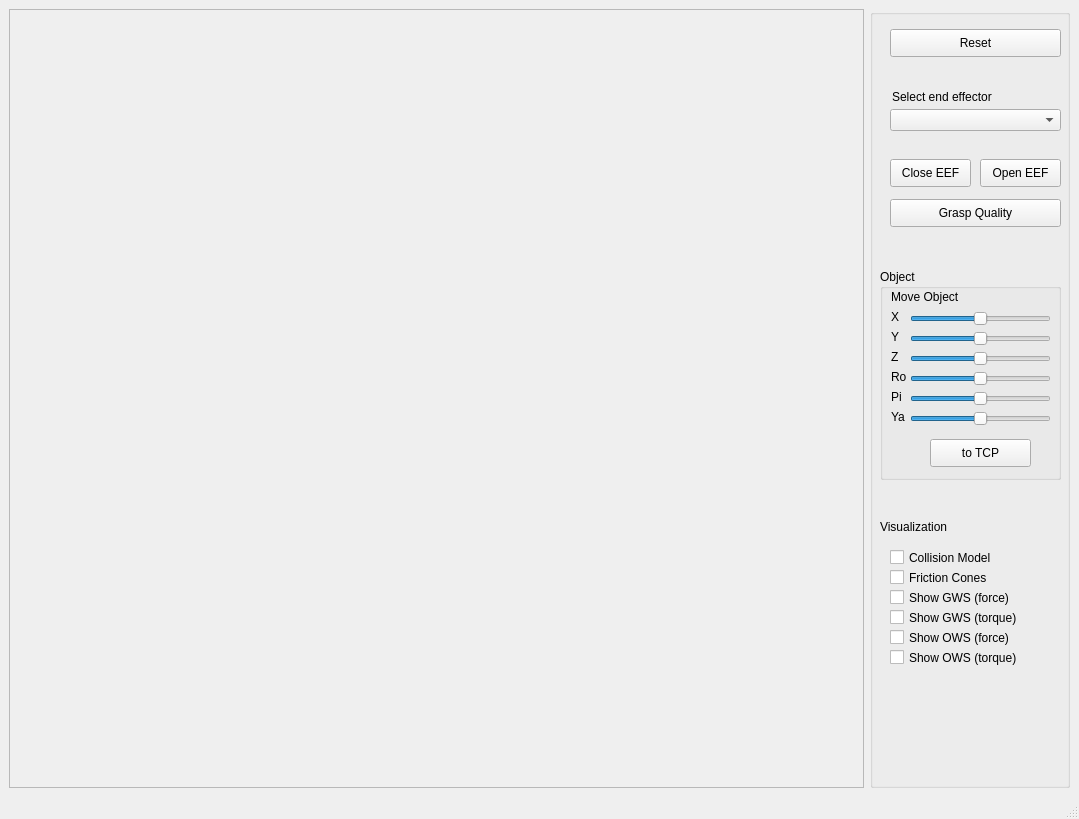
<?xml version="1.0" encoding="UTF-8"?>
<ui version="4.0">
 <class>MainWindowGraspQuality</class>
 <widget class="QMainWindow" name="MainWindowGraspQuality">
  <property name="geometry">
   <rect>
    <x>0</x>
    <y>0</y>
    <width>1079</width>
    <height>819</height>
   </rect>
  </property>
  <property name="windowTitle">
   <string>GraspStudio - GraspQuality</string>
  </property>
  <widget class="QWidget" name="centralwidget">
   <layout class="QGridLayout" name="gridLayout">
    <item row="0" column="0">
     <widget class="QFrame" name="frameViewer">
      <property name="frameShape">
       <enum>QFrame::StyledPanel</enum>
      </property>
      <property name="frameShadow">
       <enum>QFrame::Raised</enum>
      </property>
     </widget>
    </item>
    <item row="0" column="1">
     <widget class="QGroupBox" name="groupBox">
      <property name="maximumSize">
       <size>
        <width>200</width>
        <height>16777215</height>
       </size>
      </property>
      <property name="title">
       <string/>
      </property>
      <widget class="QPushButton" name="pushButtonReset">
       <property name="geometry">
        <rect>
         <x>20</x>
         <y>20</y>
         <width>171</width>
         <height>28</height>
        </rect>
       </property>
       <property name="text">
        <string>Reset</string>
       </property>
      </widget>
      <widget class="QPushButton" name="pushButtonClose">
       <property name="geometry">
        <rect>
         <x>20</x>
         <y>150</y>
         <width>81</width>
         <height>28</height>
        </rect>
       </property>
       <property name="text">
        <string>Close EEF</string>
       </property>
      </widget>
      <widget class="QPushButton" name="pushButtonOpen">
       <property name="geometry">
        <rect>
         <x>110</x>
         <y>150</y>
         <width>81</width>
         <height>28</height>
        </rect>
       </property>
       <property name="text">
        <string>Open EEF</string>
       </property>
      </widget>
      <widget class="QLabel" name="label_10">
       <property name="geometry">
        <rect>
         <x>10</x>
         <y>510</y>
         <width>81</width>
         <height>16</height>
        </rect>
       </property>
       <property name="text">
        <string>Visualization</string>
       </property>
      </widget>
      <widget class="QCheckBox" name="checkBoxColModel">
       <property name="geometry">
        <rect>
         <x>20</x>
         <y>540</y>
         <width>141</width>
         <height>17</height>
        </rect>
       </property>
       <property name="text">
        <string>Collision Model</string>
       </property>
      </widget>
      <widget class="QComboBox" name="comboBoxEEF">
       <property name="geometry">
        <rect>
         <x>20</x>
         <y>100</y>
         <width>171</width>
         <height>22</height>
        </rect>
       </property>
      </widget>
      <widget class="QLabel" name="label">
       <property name="geometry">
        <rect>
         <x>22</x>
         <y>80</y>
         <width>121</width>
         <height>16</height>
        </rect>
       </property>
       <property name="text">
        <string>Select end effector</string>
       </property>
      </widget>
      <widget class="QGroupBox" name="groupBox_2">
       <property name="geometry">
        <rect>
         <x>10</x>
         <y>260</y>
         <width>181</width>
         <height>211</height>
        </rect>
       </property>
       <property name="title">
        <string>Object</string>
       </property>
       <widget class="QSlider" name="horizontalSliderRo">
        <property name="geometry">
         <rect>
          <x>30</x>
          <y>100</y>
          <width>141</width>
          <height>20</height>
         </rect>
        </property>
        <property name="minimum">
         <number>-50</number>
        </property>
        <property name="maximum">
         <number>50</number>
        </property>
        <property name="orientation">
         <enum>Qt::Horizontal</enum>
        </property>
       </widget>
       <widget class="QLabel" name="label_6">
        <property name="geometry">
         <rect>
          <x>11</x>
          <y>80</y>
          <width>16</width>
          <height>16</height>
         </rect>
        </property>
        <property name="text">
         <string>Z</string>
        </property>
       </widget>
       <widget class="QLabel" name="label_3">
        <property name="geometry">
         <rect>
          <x>11</x>
          <y>20</y>
          <width>81</width>
          <height>16</height>
         </rect>
        </property>
        <property name="text">
         <string>Move Object</string>
        </property>
       </widget>
       <widget class="QSlider" name="horizontalSliderZ">
        <property name="geometry">
         <rect>
          <x>30</x>
          <y>80</y>
          <width>141</width>
          <height>20</height>
         </rect>
        </property>
        <property name="minimum">
         <number>-50</number>
        </property>
        <property name="maximum">
         <number>50</number>
        </property>
        <property name="orientation">
         <enum>Qt::Horizontal</enum>
        </property>
       </widget>
       <widget class="QSlider" name="horizontalSliderX">
        <property name="geometry">
         <rect>
          <x>30</x>
          <y>40</y>
          <width>141</width>
          <height>20</height>
         </rect>
        </property>
        <property name="minimum">
         <number>-50</number>
        </property>
        <property name="maximum">
         <number>50</number>
        </property>
        <property name="orientation">
         <enum>Qt::Horizontal</enum>
        </property>
       </widget>
       <widget class="QLabel" name="label_7">
        <property name="geometry">
         <rect>
          <x>11</x>
          <y>100</y>
          <width>16</width>
          <height>16</height>
         </rect>
        </property>
        <property name="text">
         <string>Ro</string>
        </property>
       </widget>
       <widget class="QLabel" name="label_8">
        <property name="geometry">
         <rect>
          <x>11</x>
          <y>120</y>
          <width>16</width>
          <height>16</height>
         </rect>
        </property>
        <property name="text">
         <string>Pi</string>
        </property>
       </widget>
       <widget class="QSlider" name="horizontalSliderPi">
        <property name="geometry">
         <rect>
          <x>30</x>
          <y>120</y>
          <width>141</width>
          <height>20</height>
         </rect>
        </property>
        <property name="minimum">
         <number>-50</number>
        </property>
        <property name="maximum">
         <number>50</number>
        </property>
        <property name="orientation">
         <enum>Qt::Horizontal</enum>
        </property>
       </widget>
       <widget class="QLabel" name="label_9">
        <property name="geometry">
         <rect>
          <x>11</x>
          <y>140</y>
          <width>16</width>
          <height>16</height>
         </rect>
        </property>
        <property name="text">
         <string>Ya</string>
        </property>
       </widget>
       <widget class="QLabel" name="label_5">
        <property name="geometry">
         <rect>
          <x>11</x>
          <y>60</y>
          <width>16</width>
          <height>16</height>
         </rect>
        </property>
        <property name="text">
         <string>Y</string>
        </property>
       </widget>
       <widget class="QSlider" name="horizontalSliderYa">
        <property name="geometry">
         <rect>
          <x>30</x>
          <y>140</y>
          <width>141</width>
          <height>20</height>
         </rect>
        </property>
        <property name="minimum">
         <number>-50</number>
        </property>
        <property name="maximum">
         <number>50</number>
        </property>
        <property name="orientation">
         <enum>Qt::Horizontal</enum>
        </property>
       </widget>
       <widget class="QLabel" name="label_4">
        <property name="geometry">
         <rect>
          <x>11</x>
          <y>40</y>
          <width>16</width>
          <height>16</height>
         </rect>
        </property>
        <property name="text">
         <string>X</string>
        </property>
       </widget>
       <widget class="QSlider" name="horizontalSliderY">
        <property name="geometry">
         <rect>
          <x>30</x>
          <y>60</y>
          <width>141</width>
          <height>20</height>
         </rect>
        </property>
        <property name="minimum">
         <number>-50</number>
        </property>
        <property name="maximum">
         <number>50</number>
        </property>
        <property name="orientation">
         <enum>Qt::Horizontal</enum>
        </property>
       </widget>
       <widget class="QPushButton" name="pushButtonToTCP">
        <property name="geometry">
         <rect>
          <x>50</x>
          <y>170</y>
          <width>101</width>
          <height>28</height>
         </rect>
        </property>
        <property name="text">
         <string>to TCP</string>
        </property>
       </widget>
      </widget>
      <widget class="QCheckBox" name="checkBoxCones">
       <property name="geometry">
        <rect>
         <x>20</x>
         <y>560</y>
         <width>141</width>
         <height>17</height>
        </rect>
       </property>
       <property name="text">
        <string>Friction Cones</string>
       </property>
      </widget>
      <widget class="QPushButton" name="pushButtonQuality">
       <property name="geometry">
        <rect>
         <x>20</x>
         <y>190</y>
         <width>171</width>
         <height>28</height>
        </rect>
       </property>
       <property name="text">
        <string>Grasp Quality</string>
       </property>
      </widget>
      <widget class="QCheckBox" name="checkBoxGWS1">
       <property name="geometry">
        <rect>
         <x>20</x>
         <y>580</y>
         <width>141</width>
         <height>17</height>
        </rect>
       </property>
       <property name="text">
        <string>Show GWS (force)</string>
       </property>
      </widget>
      <widget class="QCheckBox" name="checkBoxGWS2">
       <property name="geometry">
        <rect>
         <x>20</x>
         <y>600</y>
         <width>141</width>
         <height>17</height>
        </rect>
       </property>
       <property name="text">
        <string>Show GWS (torque)</string>
       </property>
      </widget>
      <widget class="QCheckBox" name="checkBoxOWS2">
       <property name="geometry">
        <rect>
         <x>20</x>
         <y>640</y>
         <width>141</width>
         <height>17</height>
        </rect>
       </property>
       <property name="text">
        <string>Show OWS (torque)</string>
       </property>
      </widget>
      <widget class="QCheckBox" name="checkBoxOWS1">
       <property name="geometry">
        <rect>
         <x>20</x>
         <y>620</y>
         <width>141</width>
         <height>17</height>
        </rect>
       </property>
       <property name="text">
        <string>Show OWS (force)</string>
       </property>
      </widget>
     </widget>
    </item>
   </layout>
  </widget>
  <widget class="QMenuBar" name="menubar">
   <property name="geometry">
    <rect>
     <x>0</x>
     <y>0</y>
     <width>1079</width>
     <height>21</height>
    </rect>
   </property>
  </widget>
  <widget class="QStatusBar" name="statusbar"/>
 </widget>
 <resources/>
 <connections/>
</ui>
